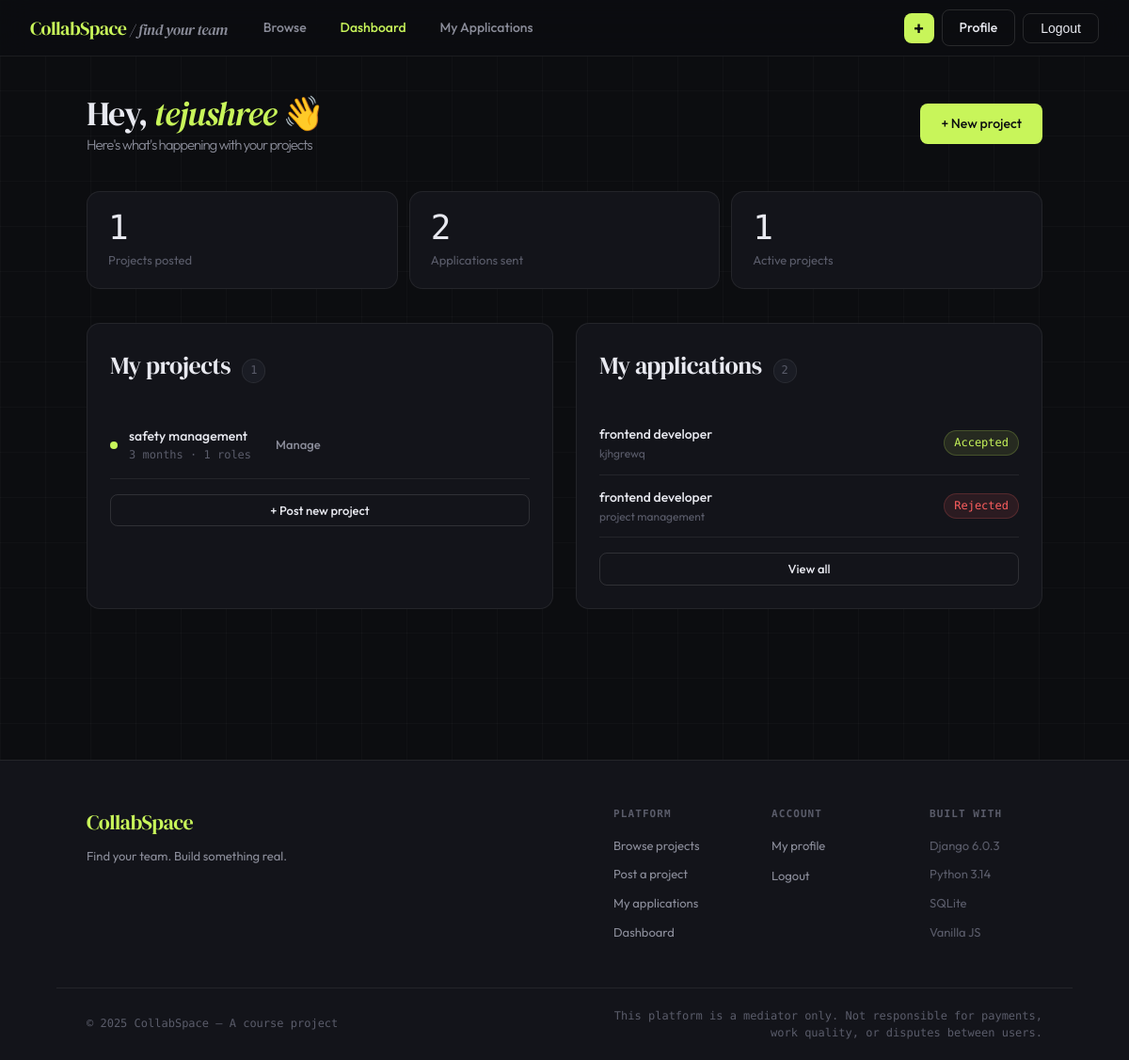
/users/dashboard/ (signed in), run on the app's committed database.
### projects/models.py (models this page shows, shortened)
class Project(models.Model):
    creator = models.ForeignKey(User, on_delete=models.CASCADE, related_name='projects')
    title = models.CharField(max_length=200)
    description = models.TextField()
    duration = models.PositiveIntegerField(help_text="Duration in months")
    is_tech = models.BooleanField(default=False)
    is_non_tech = models.BooleanField(default=False)
    is_paid = models.BooleanField(default=False)
    is_unpaid = models.BooleanField(default=False)
    is_part_time = models.BooleanField(default=False)
    is_full_time = models.BooleanField(default=False)
    created_at = models.DateTimeField(auto_now_add=True)
    updated_at = models.DateTimeField(auto_now=True)

class Application(models.Model):
    STATUS_CHOICES = [
        ('pending', 'Pending'),
        ('shortlisted', 'Shortlisted'),
        ('interview_scheduled', 'Interview Scheduled'),
        ('accepted', 'Accepted'),
        ('rejected', 'Rejected'),
    ]
    applicant = models.ForeignKey(User, on_delete=models.CASCADE, related_name='applications')
    role = models.ForeignKey(Role, on_delete=models.CASCADE, related_name='applications')
    project = models.ForeignKey(Project, on_delete=models.CASCADE, related_name='applications')
    application_message = models.TextField()
    resume = models.FileField(upload_to='application_resumes/')
    status = models.CharField(max_length=20, choices=STATUS_CHOICES, default='pending')
    interview_date = models.DateField(null=True, blank=True)
    interview_time = models.TimeField(null=True, blank=True)
    interview_link = models.URLField(null=True, blank=True)
    interview_notes = models.TextField(null=True, blank=True)
    applied_at = models.DateTimeField(auto_now_add=True)
    updated_at = models.DateTimeField(auto_now=True)
    class Meta:
        unique_together = ('applicant', 'role')

class Role(models.Model):
    project = models.ForeignKey(Project, on_delete=models.CASCADE, related_name='roles')
    role_name = models.CharField(max_length=100)
    is_filled = models.BooleanField(default=False)

### users/views.py (the view)
# urls.py: path('dashboard/', views.dashboard, name='dashboard'),
@login_required
def dashboard(request):
    user_projects = request.user.projects.all().order_by('-created_at')
    user_applications = request.user.applications.select_related(
        'role', 'project'
    ).order_by('-applied_at')
    return render(request, 'users/dashboard.html', {
        'user_projects': user_projects,
        'user_applications': user_applications,
    })

### templates/users/dashboard.html (shortened to what this page needs)
{% extends 'base.html' %}
{% block content %}
<div class="dash-wrap">
  <div class="container">
    <div class="dash-hero">
      <div>
        <div class="dash-greeting">Hey, <em>{{ user.first_name|default:user.username }}</em> 👋
          <small>Here's what's happening with your projects</small>
        </div>
      </div>
      <a class="btn btn-primary" href="{% url 'create_project' %}">+ New project</a>
    </div>
    <div class="dash-stats">
      <div class="stat-card">
        <div class="stat-num">{{ user_projects.count }}</div>
        <div class="stat-label">Projects posted</div>
      </div>
      <div class="stat-card">
        <div class="stat-num">{{ user_applications.count }}</div>
        <div class="stat-label">Applications sent</div>
      </div>
      <div class="stat-card">
        <div class="stat-num">{{ user_projects|length }}</div>
        <div class="stat-label">Active projects</div>
      </div>
    </div>
    <div class="dash-grid">
      <div class="card">
        <div class="section-head">
          <div class="section-title">My projects</div>
          <div class="section-count">{{ user_projects.count }}</div>
        </div>
        {% for project in user_projects %}
          <div class="project-row">
            <div class="project-row-dot"></div>
            <div>
              <div class="project-row-name">
                <a href="{% url 'project_detail' project.pk %}" style="color:inherit;text-decoration:none">{{ project.title }}</a>
              </div>
              <div class="project-row-meta">{{ project.duration }} months · {{ project.roles.count }} roles</div>
            </div>
            <a class="btn btn-ghost btn-sm" href="{% url 'manage_applications' project.pk %}">Manage</a>
          </div>
        {% empty %}
          <div class="empty-state"><span>📋</span>No projects yet.</div>
        {% endfor %}
        <a class="btn btn-outline btn-sm" style="margin-top:16px;width:100%" href="{% url 'create_project' %}">+ Post new project</a>
      </div>
      <div class="card">
        <div class="section-head">
          <div class="section-title">My applications</div>
          <div class="section-count">{{ user_applications.count }}</div>
        </div>
        {% for app in user_applications %}
          <div class="app-row">
            <div>
              <div style="font-size:14px;font-weight:500">{{ app.role.role_name }}</div>
              <div class="app-row-proj">{{ app.project.title }}</div>
            </div>
            <span class="badge badge-{{ app.status }}" style="margin-left:auto">{{ app.get_status_display }}</span>
          </div>
        {% empty %}
          <div class="empty-state"><span>📨</span>No applications yet.</div>
        {% endfor %}
        <a class="btn btn-outline btn-sm" style="margin-top:16px;width:100%" href="{% url 'my_applications' %}">View all</a>
      </div>
    </div>
  </div>
</div>
{% endblock %}

### static/css/main.css (style rules this page uses)
*, *::before, *::after { box-sizing: border-box; margin: 0; padding: 0; }
:root { --bg: #0c0d10; --surface: #13141a; --surface2: #1a1c24; --border: rgba(255,255,255,0.07); --border2: rgba(255,255,255,0.12); --text: #e8e9f0; --text2: #8b8d9a; --text3: #5a5c6a; --accent: #c8f55a; --accent2: #a8d844; --accent-dim: rgba(200,245,90,0.12); --accent-glow: rgba(200,245,90,0.08); --red: #ff5f5f; --blue: #5f9fff; --purple: #b87eff; --orange: #ff9f5f; --radius: 14px; --radius-sm: 8px; --radius-lg: 20px; --shadow: 0 4px 24px rgba(0,0,0,0.4); --transition: 0.2s cubic-bezier(0.4,0,0.2,1); }
html { scroll-behavior: smooth; }
body { font-family: 'Outfit', sans-serif; background: var(--bg); color: var(--text); min-height: 100vh; overflow-x: hidden; font-size: 15px; line-height: 1.6; }
body::before { content: ''; position: fixed; inset: 0; z-index: 0; background-image: linear-gradient(rgba(255,255,255,0.025) 1px, transparent 1px), linear-gradient(90deg, rgba(255,255,255,0.025) 1px, transparent 1px); background-size: 48px 48px; pointer-events: none; }
.container { max-width: 1080px; margin: 0 auto; padding: 0 32px; }
.section-head { display: flex; align-items: baseline; gap: 12px; margin-bottom: 28px; }
.section-title { font-family: 'DM Serif Display', serif; font-size: 26px; font-weight: 400; letter-spacing: -0.5px; }
.section-count { font-family: 'DM Mono', monospace; font-size: 12px; color: var(--text3); background: var(--surface2); padding: 2px 8px; border-radius: 20px; border: 1px solid var(--border); }
.card { background: var(--surface); border: 1px solid var(--border); border-radius: var(--radius); padding: 24px; transition: var(--transition); }
.badge { display: inline-flex; align-items: center; gap: 4px; padding: 3px 10px; border-radius: 20px; font-size: 12px; font-weight: 500; font-family: 'DM Mono', monospace; }
.badge-accepted { background: rgba(200,245,90,0.1); color: var(--accent); border: 1px solid rgba(200,245,90,0.2); }
.badge-rejected { background: rgba(255,95,95,0.1); color: var(--red); border: 1px solid rgba(255,95,95,0.2); }
.btn { display: inline-flex; align-items: center; justify-content: center; gap: 8px; padding: 10px 22px; border-radius: var(--radius-sm); font-family: 'Outfit', sans-serif; font-size: 14px; font-weight: 500; cursor: pointer; transition: var(--transition); border: none; text-decoration: none; }
.btn-primary { background: var(--accent); color: #0c0d10; }
.btn-outline { background: transparent; color: var(--text); border: 1px solid var(--border2); }
.btn-ghost { background: transparent; color: var(--text2); padding: 8px 14px; }
.btn-sm { padding: 6px 14px; font-size: 13px; }
.dash-wrap { padding: 40px 0 80px; }
.dash-hero { display: flex; align-items: center; justify-content: space-between; margin-bottom: 40px; gap: 24px; }
.dash-greeting { font-family: 'DM Serif Display', serif; font-size: 36px; letter-spacing: -1px; line-height: 1.15; }
.dash-greeting em { font-style: italic; color: var(--accent); }
.dash-greeting small { display: block; font-family: 'Outfit', sans-serif; font-size: 15px; color: var(--text2); font-weight: 300; margin-top: 4px; }
.dash-stats { display: grid; grid-template-columns: repeat(3, 1fr); gap: 12px; margin-bottom: 36px; }
.stat-card { background: var(--surface); border: 1px solid var(--border); border-radius: var(--radius); padding: 20px 22px; }
.stat-num { font-family: 'DM Mono', monospace; font-size: 36px; font-weight: 500; line-height: 1; }
.stat-label { font-size: 13px; color: var(--text3); margin-top: 6px; }
.dash-grid { display: grid; grid-template-columns: 1fr 1fr; gap: 24px; }
.project-row { display: flex; align-items: center; gap: 12px; padding: 14px 0; border-bottom: 1px solid var(--border); }
.project-row-dot { width: 8px; height: 8px; border-radius: 50%; background: var(--accent); flex-shrink: 0; }
.project-row-name { font-weight: 500; flex: 1; font-size: 14px; }
.project-row-meta { font-size: 12px; color: var(--text3); font-family: 'DM Mono', monospace; }
.app-row { display: flex; align-items: center; gap: 12px; padding: 12px 0; border-bottom: 1px solid var(--border); }
.app-row-proj { font-size: 12px; color: var(--text3); }

### data on the page
Project: title "safety management", duration "3", roles.count "1"
Application: role.role_name "frontend developer", project "kjhgrewq", status "Accepted"
Application: role.role_name "frontend developer", project "project management", status "Rejected"

### other printed values
{{ user.first_name|default:user.username }} "tejushree"
{{ user_projects.count }} "1"
{{ user_applications.count }} "2"
{{ user_projects|length }} "1"
